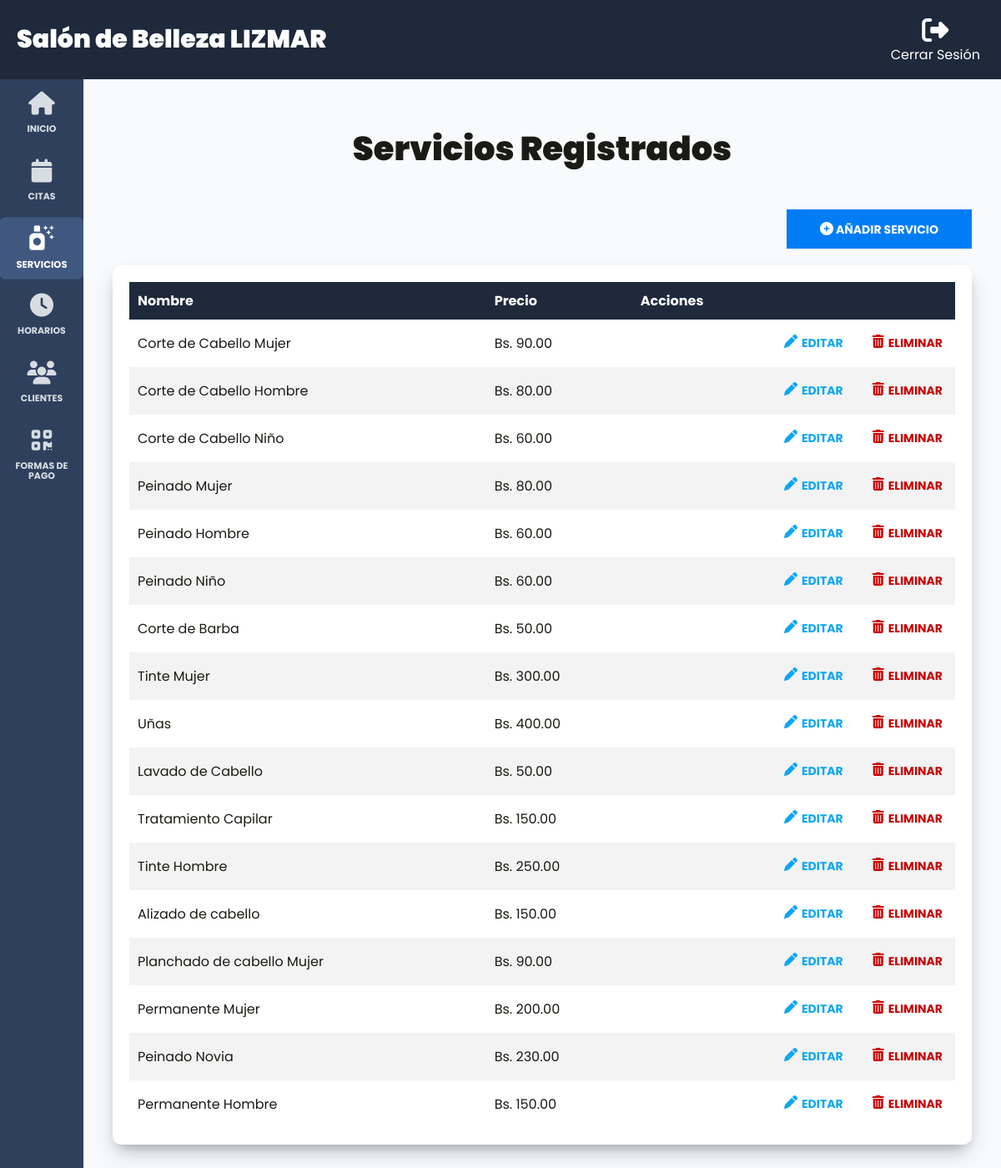
The page /admin/servicios (signed in) on the database its author committed.
### tables this page shows
CREATE TABLE `servicios` (
  `id` int NOT NULL AUTO_INCREMENT,
  `nombre` varchar(60) DEFAULT NULL,
  `precio` decimal(5,2) DEFAULT NULL,
  PRIMARY KEY (`id`)
);

### controllers/ServiciosController.php (called while the page is built, shortened)
<?php
class ServiciosController {
    public static function index(Router $router) {
        $servicios = Servicio::all();
        $router->render('admin/servicios/index', [
            'servicios' => $servicios
        ]);
    }
}

### public/index.php (called while the page is built, shortened)
<?php
$router = new Router();
$router->get('/', [LoginController::class, 'login']);
$router->post('/', [LoginController::class, 'login']);
$router->get('/logout', [LoginController::class, 'logout']);
$router->get('/forgot-password', [LoginController::class, 'forgotPassword']);
$router->post('/forgot-password', [LoginController::class, 'forgotPassword']);
$router->get('/reset-password', [LoginController::class, 'resetPassword']);
$router->post('/reset-password', [LoginController::class, 'resetPassword']);
$router->get('/create-account', [LoginController::class, 'createAccount']);
$router->post('/create-account', [LoginController::class, 'createAccount']);
$router->get('/confirm-account', [LoginController::class, 'confirmAccount']);
$router->get('/message', [LoginController::class, 'message']);
$router->get('/cita', [CitaController::class, 'index']);
$router->get('/historial', [CitasController::class, 'showHistorial']);
$router->get('/api/servicios', [APIController::class, 'index']);
$router->get('/api/horarios', [APIController::class, 'showHorarios']);
$router->post('/api/horarios/estado', [APIController::class, 'cambiarEstadoHorarios']);
$router->post('/api/citas', [APIController::class, 'create']);
$router->get('/api/citas_admin', [APIController::class, 'getCitas']);
$router->get('/api/reportes/ingresos_mensuales', [ReportesAPIController::class, 'ingresosPorMes']);
$router->get('/api/reportes/ingresos_diarios', [ReportesAPIController::class, 'ingresosPorDia']);
$router->get('/api/reportes/servicios_solicitados', [ReportesAPIController::class, 'serviciosSolicitados']);
$router->get('/api/reportes/clientes_frecuentes', [ReportesAPIController::class, 'clientesFrecuentes']);
$router->get('/api/reportes/horarios_demandados', [ReportesAPIController::class, 'horariosDemandados']);
$router->get('/admin/dashboard', [DashboardController::class, 'index']);
$router->get('/admin/citas', [CitasController::class, 'index']);
$router->post('/admin/citas/editar', [CitasController::class, 'update']);
$router->get('/admin/clientes', [ClientesController::class, 'index']);
$router->get('/admin/horarios', [HorariosController::class, 'index']);
$router->get('/admin/formas_pagos', [FormasPagosController::class, 'index']);
$router->get('/admin/formas_pagos/actualizar_qr', [FormasPagosController::class, 'update']);
$router->post('/admin/formas_pagos/actualizar_qr', [FormasPagosController::class, 'update']);
$router->get('/admin/servicios', [ServiciosController::class, 'index']);
$router->get('/admin/servicios/crear', [ServiciosController::class, 'create']);
$router->post('/admin/servicios/crear', [ServiciosController::class, 'create']);
$router->get('/admin/servicios/editar', [ServiciosController::class, 'update']);
$router->post('/admin/servicios/editar', [ServiciosController::class, 'update']);
$router->post('/admin/servicios/eliminar', [ServiciosController::class, 'delete']);
$router->comprobarRutas();

### models/ActiveRecord.php (called while the page is built, shortened)
<?php
class ActiveRecord {
    protected static $db;
    protected static $tabla = '';
    public static function setDB($database) {
        self::$db = $database;
    }
    public static function consultarSQL($query) {
        $resultado = self::$db->query($query);
        $array = [];
        while ($registro = $resultado->fetch_assoc()) {
            $array[] = static::crearObjeto($registro);
        }
        return $array;
    }
    protected static function crearObjeto($registro) {
        $objeto = new static;
        foreach ($registro as $key => $value) {
            if (property_exists($objeto, $key)) {
                $objeto->$key = $value;
            }
        }
        return $objeto;
    }
    public static function all() {
        $query = "SELECT * FROM " . static::$tabla;
        $resultado = self::consultarSQL($query);
        return $resultado;
    }
}

### includes/functions.php (called while the page is built, shortened)
<?php
function currentPage($path): bool {
    return str_contains($_SERVER['PATH_INFO'], $path) ? true : false;
}

### views/admin/servicios/index.php (the view, shortened to what this page needs)
<h1 class="nombre-pagina">Servicios Registrados</h1>
<div class="dashboard__contenedor-boton">
    <a class="dashboard__boton" href="/admin/servicios/crear">
        <i class="fa-solid fa-circle-plus"></i>
        Añadir Servicio
    </a>
</div>
<div class="dashboard__contenedor">
    <?php if (!empty($servicios)): ?>
        <table class="table" id="myTable">
            <thead class="table__thead">
                <tr>
                    <th scope="col" class="table__th">Nombre</th>
                    <th scope="col" class="table__th">Precio</th>
                    <th scope="col" class="table__th">Acciones</th>
                </tr>
            </thead>
            <tbody class="table__tbody">
                <?php foreach($servicios as $servicio): ?>
                    <tr class="table__tr">
                        <td class="table__td">
                            <?php echo $servicio->nombre; ?>
                        </td>
                        <td class="table__td">
                            Bs. <?php echo $servicio->precio; ?>
                        </td>
                        <td class="table__td--acciones">
                            <a href="/admin/servicios/editar?id=<?php echo $servicio->id; ?>" class="table__accion table__accion--editar">
                                <i class="fa-solid fa-pen"></i>
                                Editar
                            </a>
                            <form class="table__formulario" method="POST" action="/admin/servicios/eliminar">
                                <button type="submit" class="table__accion table__accion--eliminar">
                                    <i class="fa-solid fa-trash-can"></i>
                                    Eliminar
                                </button>
                            </form>
                        </td>
                    </tr>
                <?php endforeach; ?>
            </tbody>
        </table>
        <?php else: ?>
            <p class="text-center">No hay servicios registrados</p>
    <?php endif; ?>
</div>

### Router.php (shortened to what this page needs)
<?php
class Router {
    public array $getRoutes = [];
    public array $postRoutes = [];
    public function get($url, $fn) {
        $this->getRoutes[$url] = $fn;
    }
    public function post($url, $fn) {
        $this->postRoutes[$url] = $fn;
    }
    public function comprobarRutas() {
        $currentUrl = $_SERVER['PATH_INFO'] ?? '/';
        $method = $_SERVER['REQUEST_METHOD'];
        if ($method === 'GET') {
            $fn = $this->getRoutes[$currentUrl] ?? null;
        } else {
            $fn = $this->postRoutes[$currentUrl] ?? null;
        }
        if ($fn) {
            call_user_func($fn, $this);
        } else {
            echo "Página No Encontrada o Ruta no válida";
        }
    }
    public function render($view, $datos = []) {
        include_once __DIR__ . "/views/$view.php";
        $contenido = ob_get_clean();
        $currentUrl = $_SERVER['PATH_INFO'] ?? '/';
        if(str_contains($currentUrl, '/admin')) {
            include_once __DIR__ . '/views/adminLayout.php';
        } else {
            include_once __DIR__ . '/views/layout.php';
        }
    }
}

### views/adminLayout.php (shortened to what this page needs)
<html lang="es">
<head>
    <link rel="stylesheet" href="https://cdn.datatables.net/2.3.0/css/dataTables.dataTables.css" />
    <link rel="stylesheet" href="/build/css/app.css">
</head>
<body class="body-admin dashboard">
    <?php include_once __DIR__ . '/templates/adminHeader.php'; ?>
    <div class="dashboard__grid">
        <?php include_once __DIR__ . '/templates/adminSidebar.php'; ?>
        <main class="dashboard__contenido">
            <?php echo $contenido; ?>
        </main>
    </div>
</body>
</html>

### views/templates/adminHeader.php
<header class="dashboard__header">
    <div class="dashboard__header-flex">
        <a href="/admin/dashboard">
            <h2 class="dashboard__logo">
                Salón de Belleza LIZMAR
            </h2>
        </a>
        <nav class="dashboard__nav">
            <a class="logout-icon" href="/logout">
                <i class="fa-solid fa-right-from-bracket fa-2x"></i>
                Cerrar Sesión
            </a>
        </nav>
    </div>
</header>

### views/templates/adminSidebar.php
<aside class="dashboard__sidebar">
    <nav class="dashboard__menu">
        <a href="/admin/dashboard" class="dashboard__enlace <?php echo currentPage('/dashboard') ? 'dashboard__enlace--activo' : ''; ?>">
            <i class="fa-solid fa-house fa-1x"></i>
            <spam class="dashboard__menu-texto">
                Inicio
            </spam>
        </a>
        <a href="/admin/citas" class="dashboard__enlace  <?php echo currentPage('/citas') ? 'dashboard__enlace--activo' : ''; ?>">
            <i class="fa-solid fa-calendar fa-1x"></i>
            <spam class="dashboard__menu-texto">
                Citas
            </spam>
        </a>
        <a href="/admin/servicios" class="dashboard__enlace  <?php echo currentPage('/servicios') ? 'dashboard__enlace--activo' : ''; ?>">
            <i class="fa-solid fa-spray-can-sparkles fa-1x"></i>
            <spam class="dashboard__menu-texto">
                Servicios
            </spam>
        </a>
        <a href="/admin/horarios" class="dashboard__enlace  <?php echo currentPage('/horarios') ? 'dashboard__enlace--activo' : ''; ?>">
            <i class="fa-solid fa-clock fa-1x"></i>
            <spam class="dashboard__menu-texto">
                Horarios
            </spam>
        </a>
        <a href="/admin/clientes" class="dashboard__enlace  <?php echo currentPage('/clientes') ? 'dashboard__enlace--activo' : ''; ?>">
            <i class="fa-solid fa-users fa-1x"></i>
            <spam class="dashboard__menu-texto">
                Clientes
            </spam>
        </a>
        <a href="/admin/formas_pagos" class="dashboard__enlace  <?php echo currentPage('/formas_pagos') ? 'dashboard__enlace--activo' : ''; ?>">
            <i class="fa-solid fa-qrcode fa-1x"></i>
            <spam class="dashboard__menu-texto">
                formas de pago
            </spam>
        </a>
    </nav>
</aside>

### public/build/css/app.css (style rules this page uses)
html { line-height:1.15;-webkit-text-size-adjust:100% }
body { margin:0 }
main { display:block }
h1 { font-size:2em;margin:.67em 0 }
a { background-color:rgba(0,0,0,0) }
button,input,optgroup,select,textarea { font-family:inherit;font-size:100%;line-height:1.15;margin:0 }
button,input { overflow:visible }
button,select { text-transform:none }
button,[type=button],[type=reset],[type=submit] { appearance:button }
html { font-size:62.5%;box-sizing:border-box;height:100% }
body { min-height:100%;display:flex;flex-direction:column;background-color:rgb(38.595505618,52.7471910112,75.904494382);font-family:"Poppins",sans-serif;font-size:1.6rem }
@media (min-width: 768px) { body { height:100% } }
.body-admin { color:#1a1b15 }
*,*:before,*:after { box-sizing:inherit }
a { text-decoration:none }
h1,h2,h3 { font-family:"Poppins",sans-serif;margin:0 0 2.5rem 0;font-weight:900;color:#fff;text-align:center }
h1 { font-size:4rem }
h2 { font-size:3.6rem }
.nombre-pagina { text-align:center;margin:5rem 0;font-weight:700 }
.body-admin h1,.body-admin h2,.body-admin h3 { color:#1a1b15;font-weight:900 }
.fa,.fa-solid,.fa-regular,.fa-light,.fa-thin,.fa-duotone,.fa-brands,.fas,.far,.fal,.fat,.fad,.fab { font-size:1.6rem !important }
.fa-1x { font-size:2.8rem !important }
.fa-2x { font-size:3.2rem !important }
.logout-icon { margin-right:.5rem;color:#fff;display:flex;flex-direction:column;align-items:center;justify-content:center;gap:.5rem }
.logout-icon i { color:#fff }
.dashboard { height:100vh;display:flex;flex-direction:column;background-color:#f8fafc }
.dashboard__header { background-color:#1e293b;padding:2rem;flex-shrink:0 }
.dashboard__header-flex { display:flex;flex-direction:column;align-items:center }
@media (min-width: 768px) { .dashboard__header-flex { flex-direction:row;justify-content:space-between } }
.dashboard__logo { color:#fff !important;color:#fff;text-align:center;margin-bottom:2rem;white-space:nowrap }
@media (min-width: 1024px) { .dashboard__logo { text-align:left;margin:0 } }
.dashboard__logo { font-size:clamp(2rem,-0.8rem + 10vw,3rem) }
.dashboard__grid { display:flex;flex:1;overflow:hidden }
.dashboard__sidebar { background-color:rgb(47.191011236,64.4943820225,92.808988764);width:10rem;flex-shrink:0;overflow-y:auto }
.dashboard__menu { padding:.5rem .2rem 1rem;display:flex;flex-direction:column;gap:1rem }
.dashboard__enlace { color:hsl(215.3846153846,16.3179916318%,86.862745098%);display:flex;flex-direction:column;gap:1rem;align-items:center;text-align:center;padding:1rem;transition:.3s background-color ease-in-out,.3s color ease,.3s border-radius ease,scale .3s ease-in-out }
.dashboard__enlace:hover,.dashboard__enlace--activo { background-color:rgb(64.3820224719,87.9887640449,126.6179775281);color:#fff;border-radius:.7rem;scale:1.05 }
.dashboard__menu-texto { font-size:1.1rem;text-transform:uppercase;font-weight:700 }
.dashboard__contenido { width:100%;padding:1rem 1rem 3rem 1rem;flex-grow:1;overflow-y:auto }
@media (min-width: 768px) { .dashboard__contenido { padding:1rem 3.5rem 3rem 3.5rem } }
@media (min-width: 768px) { .dashboard__contenedor-boton { display:flex;justify-content:flex-end;margin-bottom:2rem } }
.dashboard__boton { background-color:#007df4;padding:1.5rem 4rem;color:#fff;font-size:1.8rem;font-weight:700;border:none;transition-property:background-color;transition-duration:.3s;text-align:center;width:100%;display:inline-block;text-transform:uppercase;font-size:1.4rem }
@media (min-width: 768px) { .dashboard__boton { width:auto } }
.dashboard__contenedor,.dashboard__formulario { box-shadow:rgba(50,50,93,.25) 0px 13px 27px -5px,rgba(0,0,0,.3) 0px 8px 16px -8px;background-color:#fff;padding:2rem;border-radius:1rem }
.table { width:100%;border-collapse:collapse }
.table__thead { background-color:#1e293b;color:#fff }
.table__th { padding:1rem;text-align:left }
.table__tr:nth-of-type(even) { background-color:hsl(0,0%,95.4121381168%) }
.table__td,.table__td--acciones { padding:1.5rem 1rem }
.table__td--acciones { display:flex;flex-direction:column;justify-content:center;gap:1rem;align-items:center }
@media (min-width: 768px) { .table__td--acciones { flex-direction:row;justify-content:flex-end;gap:2.5rem } }
.table__formulario { all:unset }
.table__accion { all:unset;text-transform:uppercase;font-size:1.4rem;font-weight:700;padding:.3rem .5rem;display:flex;gap:.5rem }
.table__accion--editar { color:#0da6f3 }
.table__accion--eliminar { color:#cb0000 }

### rows shown on the page
servicios: nombre "Corte de Cabello Mujer", precio "90.00"
servicios: nombre "Corte de Cabello Hombre", precio "80.00"
servicios: nombre "Corte de Cabello Niño", precio "60.00"
servicios: nombre "Peinado Mujer", precio "80.00"
servicios: nombre "Peinado Hombre", precio "60.00"
servicios: nombre "Peinado Niño", precio "60.00"
servicios: nombre "Corte de Barba", precio "50.00"
servicios: nombre "Tinte Mujer", precio "300.00"
servicios: nombre "Uñas", precio "400.00"
servicios: nombre "Lavado de Cabello", precio "50.00"
servicios: nombre "Tratamiento Capilar", precio "150.00"
servicios: nombre "Tinte Hombre", precio "250.00"
servicios: nombre "Alizado de cabello", precio "150.00"
servicios: nombre "Planchado de cabello Mujer", precio "90.00"
servicios: nombre "Permanente Mujer", precio "200.00"
servicios: nombre "Peinado Novia", precio "230.00"
servicios: nombre "Permanente Hombre", precio "150.00"
